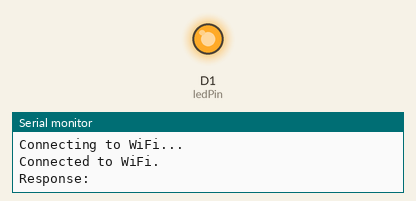
The sketch below on a simulated ESP8266 (NodeMCU). Shown: output pins drawn as LEDs (lit = HIGH), the last lines printed to the serial monitor. WiFi joins after 1.5 s; servers stay silent unless stated; uploads are accepted with an empty reply.

Above: at 4.6 s.
At 9.8 s:
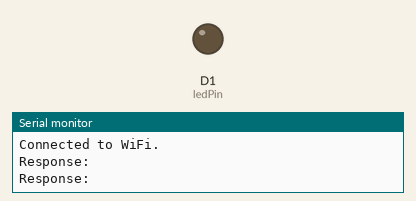
Timing chart, 0 to 15.5 s (numbered marks = the images above):
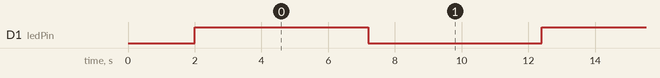

The sketch:

pinlight_publishing.ino
```cpp
#include <ESP8266WiFi.h>
#include <ESP8266HTTPClient.h>

const char* ssid = "WIFICONNECTION";        // Your WiFi SSID
const char* password = "yourpassword";  // Your WiFi Password

// IP of your local server (where PHP script is hosted)
const char* serverIP = "192.168.1.100";  // Replace with your server IP
const int serverPort = 80;  // HTTP port

int ledPin = D1;  // GPIO pin connected to the LED
int ledState = LOW;

WiFiClient wifiClient;

void setup() {
  Serial.begin(115200);
  pinMode(ledPin, OUTPUT);

  // Connecting to WiFi
  WiFi.begin(ssid, password);
  while (WiFi.status() != WL_CONNECTED) {
    delay(1000);
    Serial.println("Connecting to WiFi...");
  }
  Serial.println("Connected to WiFi.");
}

void loop() {
  // Toggle LED state
  ledState = !ledState;
  digitalWrite(ledPin, ledState);

  // Prepare to send the LED status (ON or OFF) to the server
  if (WiFi.status() == WL_CONNECTED) {
    HTTPClient http;

    // Construct the URL for the request
    String url = "http://" + String(serverIP) + "/NodeMCU Publish/mytest.php";
    String ledStatus = (ledState == HIGH) ? "ON" : "OFF";

    // Start the HTTP request with the WiFiClient object
    http.begin(wifiClient, url);
    http.addHeader("Content-Type", "application/x-www-form-urlencoded");

    // Data to send (LED status)
    String postData = "led_status=" + ledStatus;

    // Send POST request
    int httpResponseCode = http.POST(postData);

    // Check the response code and print it to the serial monitor
    if (httpResponseCode > 0) {
      String response = http.getString();
      Serial.println("Response: " + response);
    } else {
      Serial.println("Error on sending POST: " + String(httpResponseCode));
    }

    // End the HTTP request
    http.end();
  }

  // Wait for 5 seconds before toggling again
  delay(5000);
}
```

Measured:
- by itself, D1 (ledPin): alternates HIGH for 5.2 s and LOW for 5.2 s
